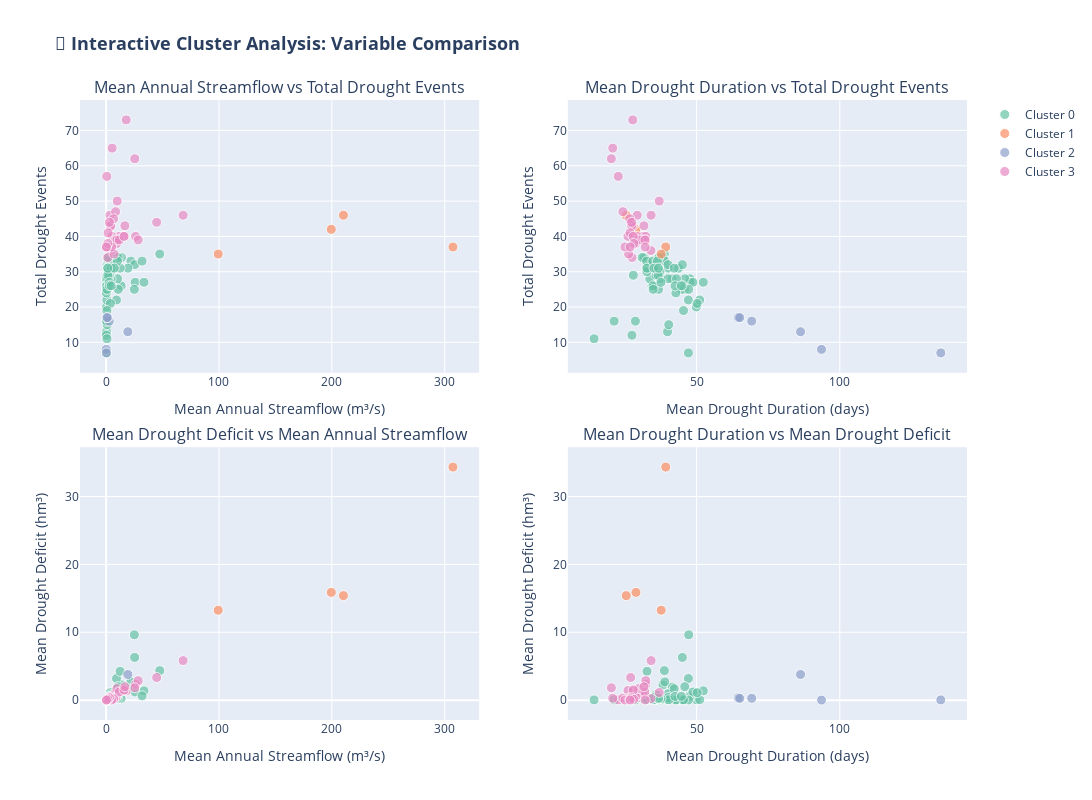

The code cell stored with this chart in its notebook:
### Markdown cell above
## 2.2 🤖 **K-Means Algorithm Implementation**

<div style="background-color: #f3e5f5; padding: 20px; border-left: 5px solid #9c27b0; border-radius: 8px; margin: 15px 0; box-shadow: 0 2px 8px rgba(156,39,176,0.2);">
    <h4 style="color: #7b1fa2; margin-top: 0; display: flex; align-items: center;"><span style="margin-right: 10px;">🎯</span><strong>Clustering Algorithm Optimization</strong></h4>
    <p style="line-height: 1.8; color: #7b1fa2; margin-bottom: 10px;">
        This section implements the K-means clustering algorithm with systematic optimization to determine the optimal number of clusters. The analysis includes standardization of variables and validation through multiple metrics.
    </p>
    <div style="background-color: #e1bee7; padding: 15px; border-radius: 5px; margin-top: 15px;">
        <p style="margin: 0; color: #4a148c; font-weight: 500;">
            <strong>📊 Technical Process:</strong> Variable standardization (z-scores) • Elbow method analysis • Silhouette score optimization • Final cluster assignment • Statistical validation
        </p>
    </div>
</div>

**Expected Results:** The algorithm will identify the optimal number of clusters that best separates stations based on their hydrological characteristics, providing clear insights into different station typologies across the Ebro Basin.

### Code cell
# 📊 Interactive Comparison Plots for Clustering Variables
print("📊 CREATING INTERACTIVE COMPARISON PLOTS")
print("=" * 60)

import plotly.graph_objects as go
import plotly.express as px
from plotly.subplots import make_subplots

# Define color palette for clusters
cluster_colors = px.colors.qualitative.Set2[:optimal_k]
cluster_data_clean['cluster_name'] = cluster_data_clean['cluster'].apply(lambda x: f'Cluster {x}')

# Create interactive scatter matrix
fig = make_subplots(
    rows=2, cols=2,
    subplot_titles=('Mean Annual Streamflow vs Total Drought Events',
                    'Mean Drought Duration vs Total Drought Events',
                    'Mean Drought Deficit vs Mean Annual Streamflow',
                    'Mean Drought Duration vs Mean Drought Deficit'),
    vertical_spacing=0.12,
    horizontal_spacing=0.1
)

# Plot 1: Mean Annual Streamflow vs Total Drought Events
for i in range(optimal_k):
    cluster_subset = cluster_data_clean[cluster_data_clean['cluster'] == i]
    fig.add_trace(
        go.Scatter(
            x=cluster_subset['mean_annual_streamflow'],
            y=cluster_subset['total_drought_events'],
            mode='markers',
            name=f'Cluster {i}',
            marker=dict(size=10, color=cluster_colors[i], opacity=0.7,
                       line=dict(width=1, color='white')),
            text=cluster_subset['lugar'],
            hovertemplate='<b>%{text}</b><br>' +
                         'Mean Annual Flow: %{x:.2f} m³/s<br>' +
                         'Total Drought Events: %{y:.0f}<br>' +
                         '<extra></extra>'
        ),
        row=1, col=1
    )

# Plot 2: Mean Drought Duration vs Total Drought Events
for i in range(optimal_k):
    cluster_subset = cluster_data_clean[cluster_data_clean['cluster'] == i]
    fig.add_trace(
        go.Scatter(
            x=cluster_subset['mean_drought_duration'],
            y=cluster_subset['total_drought_events'],
            mode='markers',
            name=f'Cluster {i}',
            marker=dict(size=10, color=cluster_colors[i], opacity=0.7,
                       line=dict(width=1, color='white')),
            text=cluster_subset['lugar'],
            hovertemplate='<b>%{text}</b><br>' +
                         'Mean Duration: %{x:.1f} days<br>' +
                         'Total Drought Events: %{y:.0f}<br>' +
                         '<extra></extra>',
            showlegend=False
        ),
        row=1, col=2
    )

# Plot 3: Mean Drought Deficit vs Mean Annual Streamflow
for i in range(optimal_k):
    cluster_subset = cluster_data_clean[cluster_data_clean['cluster'] == i]
    fig.add_trace(
        go.Scatter(
            x=cluster_subset['mean_annual_streamflow'],
            y=cluster_subset['mean_drought_deficit'],
            mode='markers',
            name=f'Cluster {i}',
            marker=dict(size=10, color=cluster_colors[i], opacity=0.7,
                       line=dict(width=1, color='white')),
            text=cluster_subset['lugar'],
            hovertemplate='<b>%{text}</b><br>' +
                         'Mean Annual Flow: %{x:.2f} m³/s<br>' +
                         'Mean Deficit: %{y:.2f} hm³<br>' +
                         '<extra></extra>',
            showlegend=False
        ),
        row=2, col=1
    )

# Plot 4: Mean Drought Duration vs Mean Drought Deficit
for i in range(optimal_k):
    cluster_subset = cluster_data_clean[cluster_data_clean['cluster'] == i]
    fig.add_trace(
        go.Scatter(
            x=cluster_subset['mean_drought_duration'],
            y=cluster_subset['mean_drought_deficit'],
            mode='markers',
            name=f'Cluster {i}',
            marker=dict(size=10, color=cluster_colors[i], opacity=0.7,
                       line=dict(width=1, color='white')),
            text=cluster_subset['lugar'],
            hovertemplate='<b>%{text}</b><br>' +
                         'Mean Duration: %{x:.1f} days<br>' +
                         'Mean Deficit: %{y:.2f} hm³<br>' +
                         '<extra></extra>',
            showlegend=False
        ),
        row=2, col=2
    )

# Update axes labels
fig.update_xaxes(title_text="Mean Annual Streamflow (m³/s)", row=1, col=1)
fig.update_xaxes(title_text="Mean Drought Duration (days)", row=1, col=2)
fig.update_xaxes(title_text="Mean Annual Streamflow (m³/s)", row=2, col=1)
fig.update_xaxes(title_text="Mean Drought Duration (days)", row=2, col=2)

fig.update_yaxes(title_text="Total Drought Events", row=1, col=1)
fig.update_yaxes(title_text="Total Drought Events", row=1, col=2)
fig.update_yaxes(title_text="Mean Drought Deficit (hm³)", row=2, col=1)
fig.update_yaxes(title_text="Mean Drought Deficit (hm³)", row=2, col=2)

# Update layout
fig.update_layout(
    height=800,
    width=1400,
    title_text="<b>🎯 Interactive Cluster Analysis: Variable Comparison</b>",
    title_font_size=18,
    showlegend=True,
    legend=dict(x=1.02, y=1, font=dict(size=12)),
    hovermode='closest'
)

fig.show()

print("✅ Interactive scatter plots created successfully!")

### Figure 1 — Plotly figure (JSON) as saved in the notebook; plotly's stock layout.template omitted (floating-point values rounded to 4 significant figures)
{"data": [{"hovertemplate": "<b>%{text}</b><br>Mean Annual Flow: %{x:.2f} m³/s<br>Total Drought Events: %{y:.0f}<br><extra></extra>", "marker": {"color": "rgb(102,194,165)", "line": {"color": "white", "width": 1}, "opacity": 0.7, "size": 10}, "mode": "markers", "name": "Cluster 0", "text": ["CAPARROSO                          ", "MARAÑON                            ", "NUEVALOS                           ", "DAROCA                             ", "ARDISA                             ", "SEO DE URGEL                       ", "ARROYO                             ", "ZORITA                             ", "PERALTA DE ALCOFEA                 ", "MANSILLA                           ", "VILLOSLADA DE CAMEROS              ", "TORREMONTALVO                      ", "NAVARRETE DEL RIO                  ", "CALAMOCHA                          ", "SAN PEDRO MANRIQUE                 ", "YANGUAS                            ", "CAPELLA                            ", "ANGUIANO                           ", "DEBANOS                            ", "CUZCURRITA                         ", "CINCA en ESCALONA", "BECEITE                            ", "MORATA DE JILOCA                   ", "MESA en JARABA", "EMBID DE ARIZA                     ", "JUBERA                             ", "ASIAIN                             ", "ECHAURI                            ", "ESTELLA                            ", "SANGÜESA                           ", "BERANTEVILLA                       ", "URROZ                              ", "OLIANA                             ", "SALADO en ALLOZ", "RIEZU                              ", "GARINOAIN                          ", "JALON en GRISEN", "LASCELLAS                          ", "OÑA                                ", "BARBASTRO                          ", "BALAGUER                           ", "NOGUERA RIBAGORZANA en LA PIÑANA", "MEZALOCHA                          ", "PENA en VALDERROBRES", "PENA en BECEITE", "ORGAÑA                             ", "PUENTE DE MONTAÑANA                ", "OLIETE                             ", "TORCAS, LAS                        ", "CARENAS                            ", "ATECA                              ", "ALINS                              ", "IGEA                               ", "EUGUI                              ", "ALGAS en HORTA DE SAN JUAN", "ARBA DE LUESIA en BIOTA", "AZARRULLA                          ", "TIRON en SAN MIGUEL DE PEDROSO", "ARGA en HUARTE", "PALAZUELOS                         ", "VIRUES                             ", "ALINS                              "], "type": "scatter", "x": [47.5, 0.7787, 1.199, 1.956, 13.26, 13.58, 9.185, 1.304, 1.324, 4.724, 2.612, 10.13, 0.3224, 1.935, 0.4628, 1.238, 4.386, 10.77, 0.2108, 4.354, 21.88, 0.3266, 2.35, 1.473, 0.2124, 0.5879, 25.72, 33.52, 10.59, 1.334, 3.658, 3.972, 25.25, 0.9333, 2.79, 0.306, 4.014, 4.052, 3.779, 2.019, 19.28, 12.4, 0.5894, 0.1852, 0.1177, 25.01, 10.05, 0.8131, 0.745, 2.716, 4.525, 1.434, 0.9053, 2.851, 0.6997, 0.4508, 1.894, 2.851, 4.478, 31.84, 7.178, 1.429], "xaxis": "x", "y": [35, 32, 31, 33, 26, 34, 22, 31, 31, 28, 32, 28, 20, 27, 13, 25, 31, 25, 28, 28, 33, 25, 28, 26, 28, 22, 27, 27, 34, 28, 32, 34, 32, 16, 29, 26, 30, 33, 21, 30, 31, 31, 7, 24, 12, 25, 33, 25, 11, 29, 31, 29, 15, 27, 19, 16, 34, 26, 26, 33, 31, 31], "yaxis": "y"}, {"hovertemplate": "<b>%{text}</b><br>Mean Annual Flow: %{x:.2f} m³/s<br>Total Drought Events: %{y:.0f}<br><extra></extra>", "marker": {"color": "rgb(252,141,98)", "line": {"color": "white", "width": 1}, "opacity": 0.7, "size": 10}, "mode": "markers", "name": "Cluster 1", "text": ["CASTEJON                           ", "ZARAGOZA                           ", "EBRO en TORTOSA", "MENDAVIA                           "], "type": "scatter", "x": [199.5, 210.3, 307.3, 99.29], "xaxis": "x", "y": [42, 46, 37, 35], "yaxis": "y"}, {"hovertemplate": "<b>%{text}</b><br>Mean Annual Flow: %{x:.2f} m³/s<br>Total Drought Events: %{y:.0f}<br><extra></extra>", "marker": {"color": "rgb(141,160,203)", "line": {"color": "white", "width": 1}, "opacity": 0.7, "size": 10}, "mode": "markers", "name": "Cluster 2", "text": ["ALCAÑIZ                            ", "PITARQUE                           ", "YESA, P.P.                         ", "BLESA                              ", "ALCAINE                            ", "MONREAL DE ARIZA                   "], "type": "scatter", "x": [2.788, 1.435, 19.23, 0.05587, 0.814, 0.1811], "xaxis": "x", "y": [16, 17, 13, 8, 17, 7], "yaxis": "y"}, {"hovertemplate": "<b>%{text}</b><br>Mean Annual Flow: %{x:.2f} m³/s<br>Total Drought Events: %{y:.0f}<br><extra></extra>", "marker": {"color": "rgb(231,138,195)", "line": {"color": "white", "width": 1}, "opacity": 0.7, "size": 10}, "mode": "markers", "name": "Cluster 3", "text": ["ANDOSILLA                          ", "FUNES                              ", "ESERA en GRAUS", "HIJAR                              ", "JACA                               ", "PUIGCERDA                          ", "PUIGCERDA                          ", "VALIRA en SEO DE URGEL", "SEGRE en SEROS", "PERALTA DE ALCOFEA                 ", "ISLALLANA                          ", "ORTIGOSA                           ", "ARA en BOLTAÑA", "STA. EULALIA DE GALLEGO            ", "JAVIERREGAY                        ", "BINIES                             ", "SIGÜES                             ", "ASPURZ                             ", "LIEDENA                            ", "ARIVE                              ", "OLAVE                              ", "ARCE                               ", "ORBAICETA                          ", "GARINOAIN                          ", "ZURIZA                             ", "TRESPADERNE                        ", "BERGE                              ", "SANTOLEA - P.P.                    ", "ANZANIGO                           ", "PONT DE SUERT                      ", "LUMBRERAS                          ", "ESTENOZ                            "], "type": "scatter", "x": [11.55, 44.76, 17.76, 0.5767, 5.317, 3.587, 3.412, 9.802, 68.22, 3.867, 5.328, 1.388, 15.74, 26.09, 8.324, 4.199, 9.319, 8.401, 28.39, 9.524, 7.012, 11.67, 6.595, 4.806, 1.739, 15.89, 0.1999, 2.866, 25.37, 16.59, 1.522, 0.1957], "xaxis": "x", "y": [40, 44, 73, 57, 65, 43, 46, 50, 46, 36, 40, 34, 40, 40, 39, 43, 38, 47, 39, 39, 35, 39, 45, 37, 41, 40, 37, 44, 62, 43, 38, 37], "yaxis": "y"}, {"hovertemplate": "<b>%{text}</b><br>Mean Duration: %{x:.1f} days<br>Total Drought Events: %{y:.0f}<br><extra></extra>", "marker": {"color": "rgb(102,194,165)", "line": {"color": "white", "width": 1}, "opacity": 0.7, "size": 10}, "mode": "markers", "name": "Cluster 0", "showlegend": false, "text": ["CAPARROSO                          ", "MARAÑON                            ", "NUEVALOS                           ", "DAROCA                             ", "ARDISA                             ", "SEO DE URGEL                       ", "ARROYO                             ", "ZORITA                             ", "PERALTA DE ALCOFEA                 ", "MANSILLA                           ", "VILLOSLADA DE CAMEROS              ", "TORREMONTALVO                      ", "NAVARRETE DEL RIO                  ", "CALAMOCHA                          ", "SAN PEDRO MANRIQUE                 ", "YANGUAS                            ", "CAPELLA                            ", "ANGUIANO                           ", "DEBANOS                            ", "CUZCURRITA                         ", "CINCA en ESCALONA", "BECEITE                            ", "MORATA DE JILOCA                   ", "MESA en JARABA", "EMBID DE ARIZA                     ", "JUBERA                             ", "ASIAIN                             ", "ECHAURI                            ", "ESTELLA                            ", "SANGÜESA                           ", "BERANTEVILLA                       ", "URROZ                              ", "OLIANA                             ", "SALADO en ALLOZ", "RIEZU                              ", "GARINOAIN                          ", "JALON en GRISEN", "LASCELLAS                          ", "OÑA                                ", "BARBASTRO                          ", "BALAGUER                           ", "NOGUERA RIBAGORZANA en LA PIÑANA", "MEZALOCHA                          ", "PENA en VALDERROBRES", "PENA en BECEITE", "ORGAÑA                             ", "PUENTE DE MONTAÑANA                ", "OLIETE                             ", "TORCAS, LAS                        ", "CARENAS                            ", "ATECA                              ", "ALINS                              ", "IGEA                               ", "EUGUI                              ", "ALGAS en HORTA DE SAN JUAN", "ARBA DE LUESIA en BIOTA", "AZARRULLA                          ", "TIRON en SAN MIGUEL DE PEDROSO", "ARGA en HUARTE", "PALAZUELOS                         ", "VIRUES                             ", "ALINS                              "], "type": "scatter", "x": [38.74, 34.53, 40.06, 32.73, 34.42, 38.24, 47.14, 32.45, 43.71, 47.68, 34.97, 41.46, 49.9, 47.67, 39.85, 36.72, 36.23, 45.88, 37.39, 40.07, 38.91, 44.68, 33.64, 34.88, 45.89, 51.09, 48.7, 52.33, 31.71, 42.96, 40.03, 31.03, 45.03, 21.19, 35.83, 45.08, 37.2, 32.55, 50.19, 32.63, 42.19, 32.68, 47.14, 42.75, 27.42, 47.24, 34.7, 34.84, 14.18, 27.9, 35.77, 36.59, 40.27, 37.56, 45.42, 28.62, 36.76, 42.46, 44.69, 36.3, 35.1, 36.68], "xaxis": "x2", "y": [35, 32, 31, 33, 26, 34, 22, 31, 31, 28, 32, 28, 20, 27, 13, 25, 31, 25, 28, 28, 33, 25, 28, 26, 28, 22, 27, 27, 34, 28, 32, 34, 32, 16, 29, 26, 30, 33, 21, 30, 31, 31, 7, 24, 12, 25, 33, 25, 11, 29, 31, 29, 15, 27, 19, 16, 34, 26, 26, 33, 31, 31], "yaxis": "y2"}, {"hovertemplate": "<b>%{text}</b><br>Mean Duration: %{x:.1f} days<br>Total Drought Events: %{y:.0f}<br><extra></extra>", "marker": {"color": "rgb(252,141,98)", "line": {"color": "white", "width": 1}, "opacity": 0.7, "size": 10}, "mode": "markers", "name": "Cluster 1", "showlegend": false, "text": ["CASTEJON                           ", "ZARAGOZA                           ", "EBRO en TORTOSA", "MENDAVIA                           "], "type": "scatter", "x": [28.81, 25.41, 39.22, 37.63], "xaxis": "x2", "y": [42, 46, 37, 35], "yaxis": "y2"}, {"hovertemplate": "<b>%{text}</b><br>Mean Duration: %{x:.1f} days<br>Total Drought Events: %{y:.0f}<br><extra></extra>", "marker": {"color": "rgb(141,160,203)", "line": {"color": "white", "width": 1}, "opacity": 0.7, "size": 10}, "mode": "markers", "name": "Cluster 2", "showlegend": false, "text": ["ALCAÑIZ                            ", "PITARQUE                           ", "YESA, P.P.                         ", "BLESA                              ", "ALCAINE                            ", "MONREAL DE ARIZA                   "], "type": "scatter", "x": [69.25, 64.53, 86.31, 93.62, 65.06, 135.3], "xaxis": "x2", "y": [16, 17, 13, 8, 17, 7], "yaxis": "y2"}, {"hovertemplate": "<b>%{text}</b><br>Mean Duration: %{x:.1f} days<br>Total Drought Events: %{y:.0f}<br><extra></extra>", "marker": {"color": "rgb(231,138,195)", "line": {"color": "white", "width": 1}, "opacity": 0.7, "size": 10}, "mode": "markers", "name": "Cluster 3", "showlegend": false, "text": ["ANDOSILLA                          ", "FUNES                              ", "ESERA en GRAUS", "HIJAR                              ", "JACA                               ", "PUIGCERDA                          ", "PUIGCERDA                          ", "VALIRA en SEO DE URGEL", "SEGRE en SEROS", "PERALTA DE ALCOFEA                 ", "ISLALLANA                          ", "ORTIGOSA                           ", "ARA en BOLTAÑA", "STA. EULALIA DE GALLEGO            ", "JAVIERREGAY                        ", "BINIES                             ", "SIGÜES                             ", "ASPURZ                             ", "LIEDENA                            ", "ARIVE                              ", "OLAVE                              ", "ARCE                               ", "ORBAICETA                          ", "GARINOAIN                          ", "ZURIZA                             ", "TRESPADERNE                        ", "BERGE                              ", "SANTOLEA - P.P.                    ", "ANZANIGO                           ", "PONT DE SUERT                      ", "LUMBRERAS                          ", "ESTENOZ                            "], "type": "scatter", "x": [31.27, 26.98, 27.68, 22.63, 20.71, 27.77, 29.26, 36.94, 34.11, 34.03, 29.23, 27.44, 26.02, 32.25, 31.15, 27.3, 28.66, 24.26, 32.26, 29.77, 26.26, 31.92, 26.64, 24.97, 26.76, 27.88, 32.03, 27.32, 20.23, 31.6, 28.05, 26.76], "xaxis": "x2", "y": [40, 44, 73, 57, 65, 43, 46, 50, 46, 36, 40, 34, 40, 40, 39, 43, 38, 47, 39, 39, 35, 39, 45, 37, 41, 40, 37, 44, 62, 43, 38, 37], "yaxis": "y2"}, {"hovertemplate": "<b>%{text}</b><br>Mean Annual Flow: %{x:.2f} m³/s<br>Mean Deficit: %{y:.2f} hm³<br><extra></extra>", "marker": {"color": "rgb(102,194,165)", "line": {"color": "white", "width": 1}, "opacity": 0.7, "size": 10}, "mode": "markers", "name": "Cluster 0", "showlegend": false, "text": ["CAPARROSO                          ", "MARAÑON                            ", "NUEVALOS                           ", "DAROCA                             ", "ARDISA                             ", "SEO DE URGEL                       ", "ARROYO                             ", "ZORITA                             ", "PERALTA DE ALCOFEA                 ", "MANSILLA                           ", "VILLOSLADA DE CAMEROS              ", "TORREMONTALVO                      ", "NAVARRETE DEL RIO                  ", "CALAMOCHA                          ", "SAN PEDRO MANRIQUE                 ", "YANGUAS                            ", "CAPELLA                            ", "ANGUIANO                           ", "DEBANOS                            ", "CUZCURRITA                         ", "CINCA en ESCALONA", "BECEITE                            ", "MORATA DE JILOCA                   ", "MESA en JARABA", "EMBID DE ARIZA                     ", "JUBERA                             ", "ASIAIN                             ", "ECHAURI                            ", "ESTELLA                            ", "SANGÜESA                           ", "BERANTEVILLA                       ", "URROZ                              ", "OLIANA                             ", "SALADO en ALLOZ", "RIEZU                              ", "GARINOAIN                          ", "JALON en GRISEN", "LASCELLAS                          ", "OÑA                                ", "BARBASTRO                          ", "BALAGUER                           ", "NOGUERA RIBAGORZANA en LA PIÑANA", "MEZALOCHA                          ", "PENA en VALDERROBRES", "PENA en BECEITE", "ORGAÑA                             ", "PUENTE DE MONTAÑANA                ", "OLIETE                             ", "TORCAS, LAS                        ", "CARENAS                            ", "ATECA                              ", "ALINS                              ", "IGEA                               ", "EUGUI                              ", "ALGAS en HORTA DE SAN JUAN", "ARBA DE LUESIA en BIOTA", "AZARRULLA                          ", "TIRON en SAN MIGUEL DE PEDROSO", "ARGA en HUARTE", "PALAZUELOS                         ", "VIRUES                             ", "ALINS                              "], "type": "scatter", "x": [47.5, 0.7787, 1.199, 1.956, 13.26, 13.58, 9.185, 1.304, 1.324, 4.724, 2.612, 10.13, 0.3224, 1.935, 0.4628, 1.238, 4.386, 10.77, 0.2108, 4.354, 21.88, 0.3266, 2.35, 1.473, 0.2124, 0.5879, 25.72, 33.52, 10.59, 1.334, 3.658, 3.972, 25.25, 0.9333, 2.79, 0.306, 4.014, 4.052, 3.779, 2.019, 19.28, 12.4, 0.5894, 0.1852, 0.1177, 25.01, 10.05, 0.8131, 0.745, 2.716, 4.525, 1.434, 0.9053, 2.851, 0.6997, 0.4508, 1.894, 2.851, 4.478, 31.84, 7.178, 1.429], "xaxis": "x3", "y": [4.349, 0.09168, 0.282, 0.326, 0.2525, 2.244, 3.186, 0.06388, 0.07592, 0.7382, 0.2959, 1.925, 0.04612, 0.4813, 0.08195, 0.1474, 0.6381, 1.983, 0.01669, 0.9532, 2.689, 0.05176, 0.4078, 0.3039, 0.04764, 0.07645, 1.199, 1.37, 1.294, 0.07506, 0.3783, 0.2757, 6.292, 0.02706, 0.09312, 0.02822, 0.2459, 0.301, 1.102, 0.09985, 1.676, 4.245, 0.0228, 0.02369, 0.004781, 9.625, 0.2525, 0.06418, 0.03423, 0.302, 0.7991, 0.2569, 0.05584, 0.2189, 0.04554, 0.01883, 0.3131, 0.5485, 0.5604, 0.6273, 0.4124, 0.2609], "yaxis": "y3"}, {"hovertemplate": "<b>%{text}</b><br>Mean Annual Flow: %{x:.2f} m³/s<br>Mean Deficit: %{y:.2f} hm³<br><extra></extra>", "marker": {"color": "rgb(252,141,98)", "line": {"color": "white", "width": 1}, "opacity": 0.7, "size": 10}, "mode": "markers", "name": "Cluster 1", "showlegend": false, "text": ["CASTEJON                           ", "ZARAGOZA                           ", "EBRO en TORTOSA", "MENDAVIA                           "], "type": "scatter", "x": [199.5, 210.3, 307.3, 99.29], "xaxis": "x3", "y": [15.88, 15.4, 34.34, 13.25], "yaxis": "y3"}, {"hovertemplate": "<b>%{text}</b><br>Mean Annual Flow: %{x:.2f} m³/s<br>Mean Deficit: %{y:.2f} hm³<br><extra></extra>", "marker": {"color": "rgb(141,160,203)", "line": {"color": "white", "width": 1}, "opacity": 0.7, "size": 10}, "mode": "markers", "name": "Cluster 2", "showlegend": false, "text": ["ALCAÑIZ                            ", "PITARQUE                           ", "YESA, P.P.                         ", "BLESA                              ", "ALCAINE                            ", "MONREAL DE ARIZA                   "], "type": "scatter", "x": [2.788, 1.435, 19.23, 0.05587, 0.814, 0.1811], "xaxis": "x3", "y": [0.265, 0.3396, 3.779, 0.007399, 0.2546, 0.03342], "yaxis": "y3"}, {"hovertemplate": "<b>%{text}</b><br>Mean Annual Flow: %{x:.2f} m³/s<br>Mean Deficit: %{y:.2f} hm³<br><extra></extra>", "marker": {"color": "rgb(231,138,195)", "line": {"color": "white", "width": 1}, "opacity": 0.7, "size": 10}, "mode": "markers", "name": "Cluster 3", "showlegend": false, "text": ["ANDOSILLA                          ", "FUNES                              ", "ESERA en GRAUS", "HIJAR                              ", "JACA                               ", "PUIGCERDA                          ", "PUIGCERDA                          ", "VALIRA en SEO DE URGEL", "SEGRE en SEROS", "PERALTA DE ALCOFEA                 ", "ISLALLANA                          ", "ORTIGOSA                           ", "ARA en BOLTAÑA", "STA. EULALIA DE GALLEGO            ", "JAVIERREGAY                        ", "BINIES                             ", "SIGÜES                             ", "ASPURZ                             ", "LIEDENA                            ", "ARIVE                              ", "OLAVE                              ", "ARCE                               ", "ORBAICETA                          ", "GARINOAIN                          ", "ZURIZA                             ", "TRESPADERNE                        ", "BERGE                              ", "SANTOLEA - P.P.                    ", "ANZANIGO                           ", "PONT DE SUERT                      ", "LUMBRERAS                          ", "ESTENOZ                            "], "type": "scatter", "x": [11.55, 44.76, 17.76, 0.5767, 5.317, 3.587, 3.412, 9.802, 68.22, 3.867, 5.328, 1.388, 15.74, 26.09, 8.324, 4.199, 9.319, 8.401, 28.39, 9.524, 7.012, 11.67, 6.595, 4.806, 1.739, 15.89, 0.1999, 2.866, 25.37, 16.59, 1.522, 0.1957], "xaxis": "x3", "y": [1.171, 3.332, 1.366, 0.04217, 0.272, 0.3789, 0.3479, 1.125, 5.828, 0.2214, 0.6464, 0.2154, 1.432, 2.337, 0.9331, 0.3439, 0.5126, 0.3045, 2.872, 1.704, 0.3019, 1.202, 0.1985, 0.01724, 0.1378, 1.495, 0.01686, 0.3491, 1.819, 1.971, 0.12, 0.01467], "yaxis": "y3"}, {"hovertemplate": "<b>%{text}</b><br>Mean Duration: %{x:.1f} days<br>Mean Deficit: %{y:.2f} hm³<br><extra></extra>", "marker": {"color": "rgb(102,194,165)", "line": {"color": "white", "width": 1}, "opacity": 0.7, "size": 10}, "mode": "markers", "name": "Cluster 0", "showlegend": false, "text": ["CAPARROSO                          ", "MARAÑON                            ", "NUEVALOS                           ", "DAROCA                             ", "ARDISA                             ", "SEO DE URGEL                       ", "ARROYO                             ", "ZORITA                             ", "PERALTA DE ALCOFEA                 ", "MANSILLA                           ", "VILLOSLADA DE CAMEROS              ", "TORREMONTALVO                      ", "NAVARRETE DEL RIO                  ", "CALAMOCHA                          ", "SAN PEDRO MANRIQUE                 ", "YANGUAS                            ", "CAPELLA                            ", "ANGUIANO                           ", "DEBANOS                            ", "CUZCURRITA                         ", "CINCA en ESCALONA", "BECEITE                            ", "MORATA DE JILOCA                   ", "MESA en JARABA", "EMBID DE ARIZA                     ", "JUBERA                             ", "ASIAIN                             ", "ECHAURI                            ", "ESTELLA                            ", "SANGÜESA                           ", "BERANTEVILLA                       ", "URROZ                              ", "OLIANA                             ", "SALADO en ALLOZ", "RIEZU                              ", "GARINOAIN                          ", "JALON en GRISEN", "LASCELLAS                          ", "OÑA                                ", "BARBASTRO                          ", "BALAGUER                           ", "NOGUERA RIBAGORZANA en LA PIÑANA", "MEZALOCHA                          ", "PENA en VALDERROBRES", "PENA en BECEITE", "ORGAÑA                             ", "PUENTE DE MONTAÑANA                ", "OLIETE                             ", "TORCAS, LAS                        ", "CARENAS                            ", "ATECA                              ", "ALINS                              ", "IGEA                               ", "EUGUI                              ", "ALGAS en HORTA DE SAN JUAN", "ARBA DE LUESIA en BIOTA", "AZARRULLA                          ", "TIRON en SAN MIGUEL DE PEDROSO", "ARGA en HUARTE", "PALAZUELOS                         ", "VIRUES                             ", "ALINS                              "], "type": "scatter", "x": [38.74, 34.53, 40.06, 32.73, 34.42, 38.24, 47.14, 32.45, 43.71, 47.68, 34.97, 41.46, 49.9, 47.67, 39.85, 36.72, 36.23, 45.88, 37.39, 40.07, 38.91, 44.68, 33.64, 34.88, 45.89, 51.09, 48.7, 52.33, 31.71, 42.96, 40.03, 31.03, 45.03, 21.19, 35.83, 45.08, 37.2, 32.55, 50.19, 32.63, 42.19, 32.68, 47.14, 42.75, 27.42, 47.24, 34.7, 34.84, 14.18, 27.9, 35.77, 36.59, 40.27, 37.56, 45.42, 28.62, 36.76, 42.46, 44.69, 36.3, 35.1, 36.68], "xaxis": "x4", "y": [4.349, 0.09168, 0.282, 0.326, 0.2525, 2.244, 3.186, 0.06388, 0.07592, 0.7382, 0.2959, 1.925, 0.04612, 0.4813, 0.08195, 0.1474, 0.6381, 1.983, 0.01669, 0.9532, 2.689, 0.05176, 0.4078, 0.3039, 0.04764, 0.07645, 1.199, 1.37, 1.294, 0.07506, 0.3783, 0.2757, 6.292, 0.02706, 0.09312, 0.02822, 0.2459, 0.301, 1.102, 0.09985, 1.676, 4.245, 0.0228, 0.02369, 0.004781, 9.625, 0.2525, 0.06418, 0.03423, 0.302, 0.7991, 0.2569, 0.05584, 0.2189, 0.04554, 0.01883, 0.3131, 0.5485, 0.5604, 0.6273, 0.4124, 0.2609], "yaxis": "y4"}, {"hovertemplate": "<b>%{text}</b><br>Mean Duration: %{x:.1f} days<br>Mean Deficit: %{y:.2f} hm³<br><extra></extra>", "marker": {"color": "rgb(252,141,98)", "line": {"color": "white", "width": 1}, "opacity": 0.7, "size": 10}, "mode": "markers", "name": "Cluster 1", "showlegend": false, "text": ["CASTEJON                           ", "ZARAGOZA                           ", "EBRO en TORTOSA", "MENDAVIA                           "], "type": "scatter", "x": [28.81, 25.41, 39.22, 37.63], "xaxis": "x4", "y": [15.88, 15.4, 34.34, 13.25], "yaxis": "y4"}, {"hovertemplate": "<b>%{text}</b><br>Mean Duration: %{x:.1f} days<br>Mean Deficit: %{y:.2f} hm³<br><extra></extra>", "marker": {"color": "rgb(141,160,203)", "line": {"color": "white", "width": 1}, "opacity": 0.7, "size": 10}, "mode": "markers", "name": "Cluster 2", "showlegend": false, "text": ["ALCAÑIZ                            ", "PITARQUE                           ", "YESA, P.P.                         ", "BLESA                              ", "ALCAINE                            ", "MONREAL DE ARIZA                   "], "type": "scatter", "x": [69.25, 64.53, 86.31, 93.62, 65.06, 135.3], "xaxis": "x4", "y": [0.265, 0.3396, 3.779, 0.007399, 0.2546, 0.03342], "yaxis": "y4"}, {"hovertemplate": "<b>%{text}</b><br>Mean Duration: %{x:.1f} days<br>Mean Deficit: %{y:.2f} hm³<br><extra></extra>", "marker": {"color": "rgb(231,138,195)", "line": {"color": "white", "width": 1}, "opacity": 0.7, "size": 10}, "mode": "markers", "name": "Cluster 3", "showlegend": false, "text": ["ANDOSILLA                          ", "FUNES                              ", "ESERA en GRAUS", "HIJAR                              ", "JACA                               ", "PUIGCERDA                          ", "PUIGCERDA                          ", "VALIRA en SEO DE URGEL", "SEGRE en SEROS", "PERALTA DE ALCOFEA                 ", "ISLALLANA                          ", "ORTIGOSA                           ", "ARA en BOLTAÑA", "STA. EULALIA DE GALLEGO            ", "JAVIERREGAY                        ", "BINIES                             ", "SIGÜES                             ", "ASPURZ                             ", "LIEDENA                            ", "ARIVE                              ", "OLAVE                              ", "ARCE                               ", "ORBAICETA                          ", "GARINOAIN                          ", "ZURIZA                             ", "TRESPADERNE                        ", "BERGE                              ", "SANTOLEA - P.P.                    ", "ANZANIGO                           ", "PONT DE SUERT                      ", "LUMBRERAS                          ", "ESTENOZ                            "], "type": "scatter", "x": [31.27, 26.98, 27.68, 22.63, 20.71, 27.77, 29.26, 36.94, 34.11, 34.03, 29.23, 27.44, 26.02, 32.25, 31.15, 27.3, 28.66, 24.26, 32.26, 29.77, 26.26, 31.92, 26.64, 24.97, 26.76, 27.88, 32.03, 27.32, 20.23, 31.6, 28.05, 26.76], "xaxis": "x4", "y": [1.171, 3.332, 1.366, 0.04217, 0.272, 0.3789, 0.3479, 1.125, 5.828, 0.2214, 0.6464, 0.2154, 1.432, 2.337, 0.9331, 0.3439, 0.5126, 0.3045, 2.872, 1.704, 0.3019, 1.202, 0.1985, 0.01724, 0.1378, 1.495, 0.01686, 0.3491, 1.819, 1.971, 0.12, 0.01467], "yaxis": "y4"}], "layout": {"annotations": [{"font": {"size": 16}, "showarrow": false, "text": "Mean Annual Streamflow vs Total Drought Events", "x": 0.225, "xanchor": "center", "xref": "paper", "y": 1, "yanchor": "bottom", "yref": "paper"}, {"font": {"size": 16}, "showarrow": false, "text": "Mean Drought Duration vs Total Drought Events", "x": 0.775, "xanchor": "center", "xref": "paper", "y": 1, "yanchor": "bottom", "yref": "paper"}, {"font": {"size": 16}, "showarrow": false, "text": "Mean Drought Deficit vs Mean Annual Streamflow", "x": 0.225, "xanchor": "center", "xref": "paper", "y": 0.44, "yanchor": "bottom", "yref": "paper"}, {"font": {"size": 16}, "showarrow": false, "text": "Mean Drought Duration vs Mean Drought Deficit", "x": 0.775, "xanchor": "center", "xref": "paper", "y": 0.44, "yanchor": "bottom", "yref": "paper"}], "height": 800, "hovermode": "closest", "legend": {"font": {"size": 12}, "x": 1.02, "y": 1}, "showlegend": true, "title": {"font": {"size": 18}, "text": "<b>🎯 Interactive Cluster Analysis: Variable Comparison</b>"}, "width": 1400, "xaxis": {"anchor": "y", "domain": [0, 0.45], "title": {"text": "Mean Annual Streamflow (m³/s)"}}, "xaxis2": {"anchor": "y2", "domain": [0.55, 1], "title": {"text": "Mean Drought Duration (days)"}}, "xaxis3": {"anchor": "y3", "domain": [0, 0.45], "title": {"text": "Mean Annual Streamflow (m³/s)"}}, "xaxis4": {"anchor": "y4", "domain": [0.55, 1], "title": {"text": "Mean Drought Duration (days)"}}, "yaxis": {"anchor": "x", "domain": [0.56, 1], "title": {"text": "Total Drought Events"}}, "yaxis2": {"anchor": "x2", "domain": [0.56, 1], "title": {"text": "Total Drought Events"}}, "yaxis3": {"anchor": "x3", "domain": [0, 0.44], "title": {"text": "Mean Drought Deficit (hm³)"}}, "yaxis4": {"anchor": "x4", "domain": [0, 0.44], "title": {"text": "Mean Drought Deficit (hm³)"}}}}
